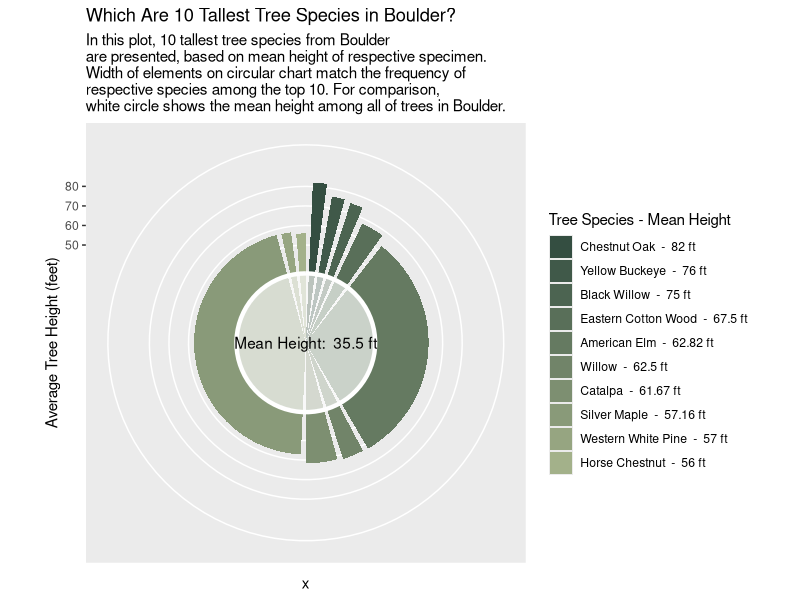

R code for this plot:
## LOAD LIBRARIES
library(dplyr)
library(ggplot2)
library(forcats)

## LOAD DATA
data = read.csv("data.csv")

## FILTER OUT MISSING DATA
data_filtered = data %>% 
  filter(Common.Name != "" & Height != 0) %>% 
  na.omit()

## GROUP BY COMMON.NAME AND AGGREGATE
results = data_filtered %>% 
  group_by(Common.Name) %>%
  summarise(avg=mean(Height), max=max(Height), count=n(), 
            pct=n()/length(data_filtered$Common.Name)*100) %>%
  arrange(desc(avg)) %>%
  add_row(Common.Name="Average", avg=mean(data_filtered$Height),
          max=102, count=length(data_filtered$Common.Name), pct=100)

## OUTPUT RESULTS
print(results, n=110)
top_ten = results %>% head(10)

## PROPORTION OF TOTAL TREES
print(paste("Top ten species take a total of: ", sum(top_ten$pct)))

## CALCULATE BOXPLOT MARGINS TO MATCH PROPORTIONS
top_ten$right = cumsum(top_ten$count)
top_ten$left = c(0, top_ten$right[1:9])

margin = 0.5

for (i in 1:10)
{
  top_ten$left[i] = top_ten$left[i] + i * margin
  top_ten$right[i] = top_ten$right[i] + i * margin
}

print(top_ten)


##MAKE A PLOT
colors = c("#344e41", "#405949", "#4c6451", "#596f59", "#657a61",
           "#718469", "#7d8f71", "#899a79", "#96a581", "#a3b18a")

ggplot(top_ten, 
       aes(y=avg,
           fill=fct_inorder(as.factor(paste(Common.Name, " - ", 
                                            round(avg, 2), "ft"))),
           width=pct)) + 
  xlim(0, max(top_ten$right)) +
  scale_fill_manual(values=colors) +
  geom_rect(aes(xmin=left, xmax=right, ymin=0, ymax=avg)) +
  geom_abline(slope=0, intercept=mean(data_filtered$Height),
              color="white", linewidth=1.5) +
  geom_rect(aes(xmin = 0, xmax = max(right), 
                ymin = 0, ymax = mean(data_filtered$Height)), 
            fill="white", alpha=0.1) +
  labs(fill="Tree Species - Mean Height", 
       title="Which Are 10 Tallest Tree Species in Boulder?",
       subtitle="In this plot, 10 tallest tree species from Boulder 
are presented, based on mean height of respective specimen. 
Width of elements on circular chart match the frequency of 
respective species among the top 10. For comparison, 
white circle shows the mean height among all of trees in Boulder.") +
  scale_x_continuous(labels = "", breaks=NULL) +
  scale_y_continuous(limits=c(0, 90), breaks=seq(50, 80, by = 10)) +
  ylab("Average Tree Height (feet)") +
  coord_polar(start=0) +
  annotate(geom="text", x=0, y=0, label=paste("Mean Height: ", 
                round(mean(data_filtered$Height), 1), "ft"))
